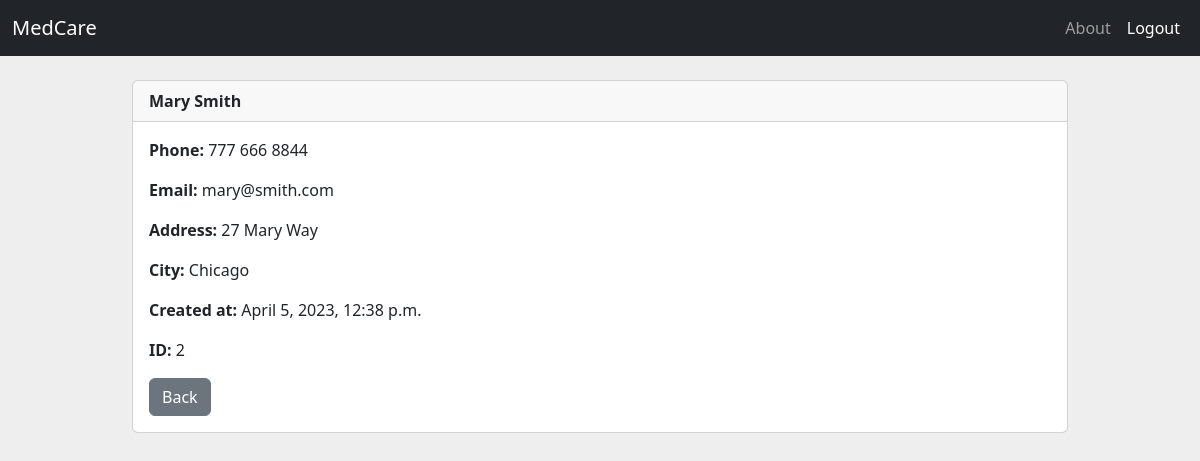
Screenshot of /patient/2 (signed in) with the database file from the repository.
### main/models.py (models this page shows)
class Patient(models.Model):
    created_at = models.DateTimeField(auto_now_add=True)
    first_name = models.CharField(max_length=50)
    last_name = models.CharField(max_length=50)
    phone = models.CharField(max_length=20)
    email = models.CharField(max_length=100)
    address = models.CharField(max_length=100)
    city = models.CharField(max_length=50)
    def __str__(self):
        return (f"{self.first_name} {self.last_name}")

### main/views.py (the view)
# urls.py: path("patient/<int:pk>", views.patient_record, name='patient'),
def patient_record(request, pk):
    if request.user.is_authenticated:
        patient = Patient.objects.get(id=pk)
        return render(request, 'patient.html', {'patient': patient})
    else:
        messages.error('You must be logged in to view that page.')
        return redirect('home')

### main/templates/patient.html
{% extends 'base.html' %}
{% block content %}
<div class="card">
    <div class="card-header">
      <strong>{{ patient }}</strong>
    </div>
    <div class="card-body">
      <p class="card-text"><strong>Phone: </strong>{{ patient.phone }}</p>
      <p class="card-text"><strong>Email: </strong>{{ patient.email }}</p>
      <p class="card-text"><strong>Address: </strong>{{ patient.address }}</p>
      <p class="card-text"><strong>City: </strong>{{ patient.city }}</p>
      <p class="card-text"><strong>Created at: </strong>{{ patient.created_at }}</p>
      <p class="card-text"><strong>ID: </strong>{{ patient.id }}</p>
      <a href="{% url 'home' %}" class="btn btn-secondary">Back</a>
    </div>
  </div>
{% endblock %}

### main/static/main/style.css (style rules this page uses)
body { background-color: #eee; }

### rows the page displays
Patient: first_name+last_name "Mary Smith", phone "777 666 8844", email "mary@smith.com", address "27 Mary Way", city "Chicago", created_at "April 5, 2023, 12:38 p.m.", id "2"
